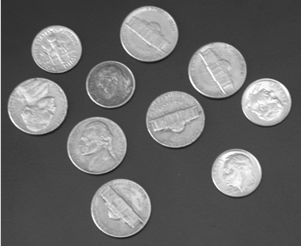
%> input picture coins1.png, 301 x 246 px
$ octave main2.m   (GNU Octave 9; MATLAB toolbox functions it lacks are replaced by stand-ins)
%> lines starting %> are read from the running program, lines starting %| are printed output that depends on the picture; in (x1, y1, x2, y2) boxes, pixels count from 0 and x2, y2 are one past the last pixel; in counts of white or black regions, pixels touching at a corner belong together; the program's own positions count from 1
### circ_1.m
function circ_1(im,s)
figure
subplot(211)
imshow(im)
[centers, radii] = imfindcircles(im,[15 30]);
centersStrong5 = centers(1:s,:);
radiiStrong5 = radii(1:s);
subplot(212)
imshow(im)
hold on;
viscircles(centersStrong5, radiiStrong5,'EdgeColor','b');
end

### circ_12.m
function circ_12(A,emin,emax)
figure
subplot(211)
imshow(A)
[centersBright,radiiBright]=imfindcircles(A,[emin emax],'ObjectPolarity','bright');
subplot(212)
imshow(A)
hold on;
viscircles(centersBright, radiiBright,'EdgeColor','b');
end

### main2.m
clc,close all;
im=imread('coins1.png');
%> im is the input picture: size 246x301x3 uint8; min 23, max 255, mean 103.3
circ_1(im,10);
%> in circ_1, `[centers, radii] = imfindcircles(im,[15 30]);`: centers = [236.9 173.4; 57.39 49.96; 266.8 102.8; 150 34.5; 218.2 70.78; 111.2 84.79; 97.7 145.9; 175.9 120; 121.8 208.5; 38.04 107]; radii = [24.37; 24.61; 24.43; 28.16; 28.67; 24.4; 28.94; 28.87; 29.22; 29.07]
%> in circ_1, `centersStrong5 = centers(1:s,:);`: centersStrong5 has the same summary as centers
%> in circ_1, `radiiStrong5 = radii(1:s);`: radiiStrong5 has the same summary as radii
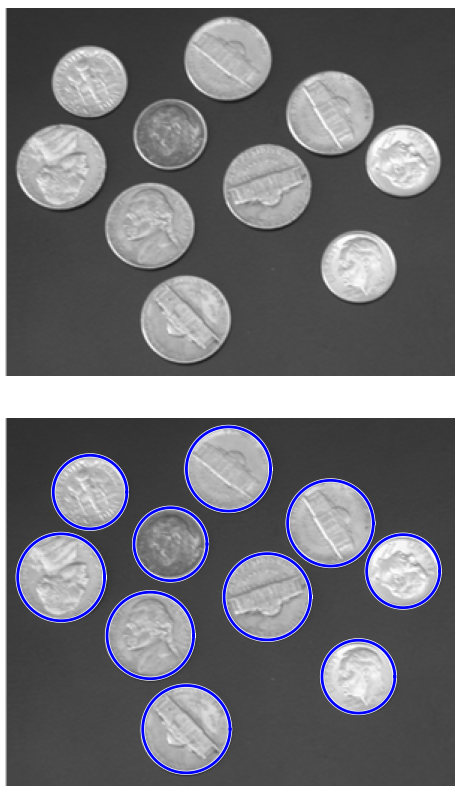
%> figure redrawn from the program's plot data, 2 panels
im1=imread('coins2.jpg');
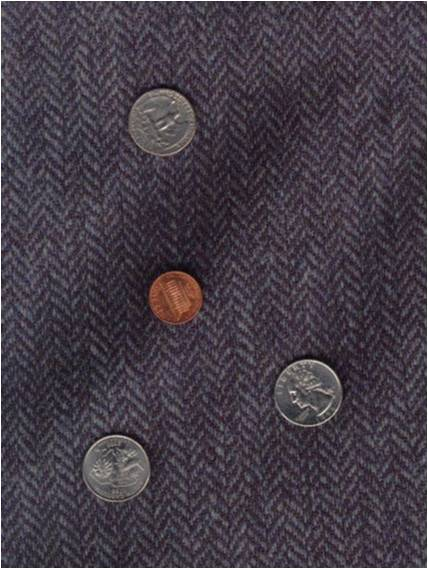
%> input picture coins2.jpg, 428 x 569 px
%> im1 is the input picture: size 569x428x3 uint8; mean R, G, B 68.5, 60.4, 70.4
im1=rgb2gray(im1);
%> im1: size 569x428 uint8
im1=imbinarize(im1);
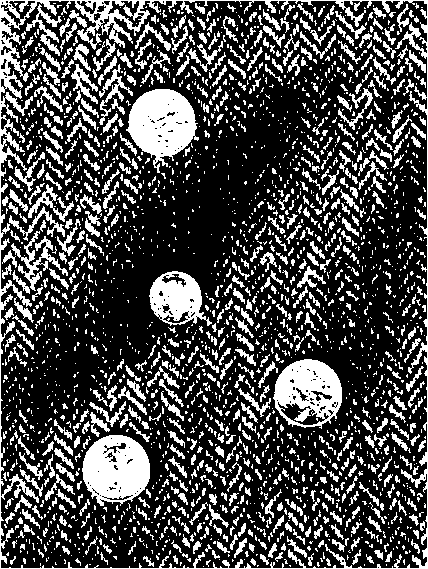
%> im1: size 569x428 logical; 28.4% white; 2423 white regions (1741 under 20 px), largest, box (x1, y1, x2, y2) and area: (0, 0, 428, 569) 8915, (126, 89, 199, 173) 3657, (82, 435, 150, 506) 3455
circ_12(im1,15,40);
%> in circ_12, `[centersBright,radiiBright]=imfindcircles(A,[emin emax],'ObjectPolarit..`: centersBright = [116.9 468.9; 162.6 122.2; 308.4 393.6; 176 298]; radiiBright = [33.66; 33.18; 34.35; 26.3]
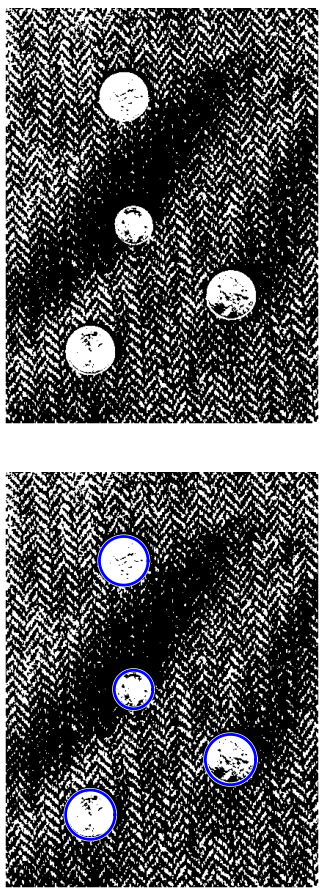
%> figure redrawn from the program's plot data, 2 panels
